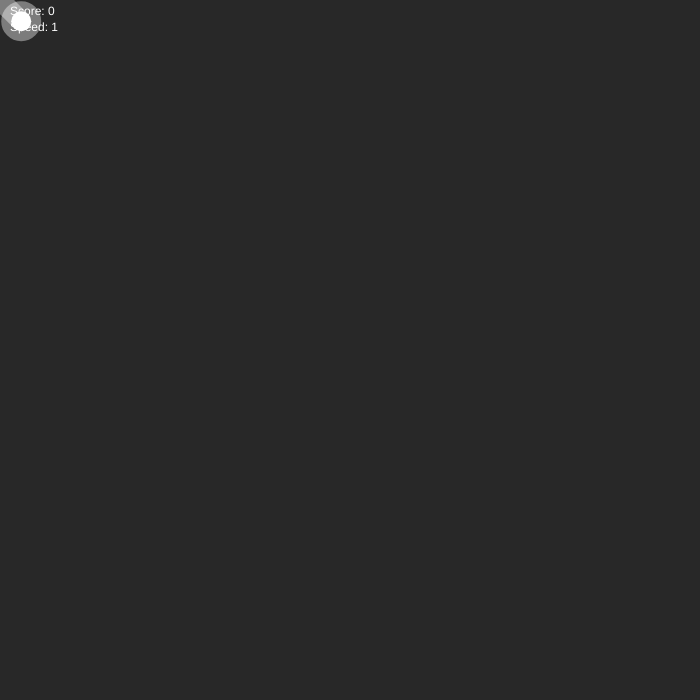
Frame 1 (no input)
Frame 60 (no input): identical to frame 1, image omitted
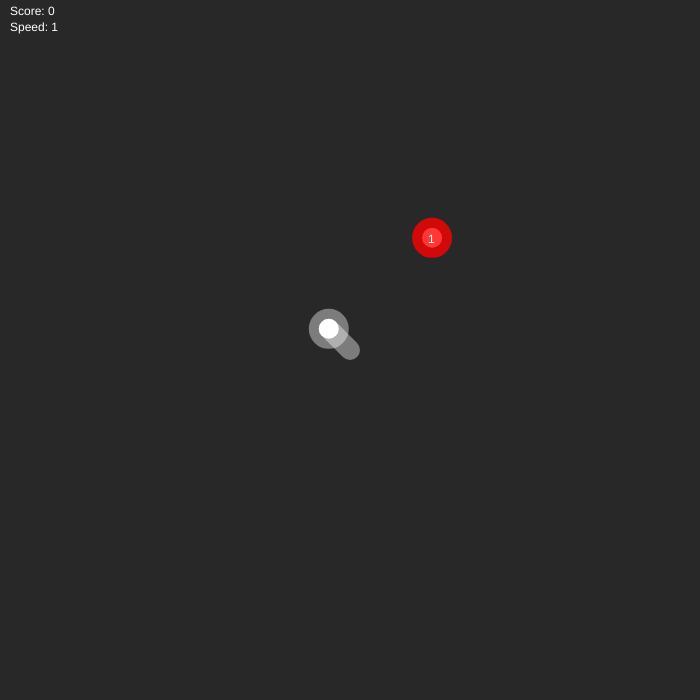
Frame 120 (the mouse pressed at the canvas centre since frame 60)

The p5.js sketch that drew these frames (run headless with seeded random() and noise() and a simulated clock; from frame 60 on, the mouse is pressed at the canvas centre):

// p5.js sketch
// ── sketch.js
let x = 100, ac = 1, y = 100, angle1 = 0.0, angle2 = 0.0, segLength = 30, posX = 100, posY = 100,
    enemies = null, time = 0, spd = 1, h = 1, score = 0, lose = false, hits = 0, shot = false;

class Enemy {
    constructor(tspeed, th) {
        this.x = random(700);
        this.y = random(700);
        this.speed = tspeed;
        this.maxHealth = th;
        this.health = this.maxHealth;
    }

    display() {
        stroke(255, 0, 0, 200);
        ellipse(this.x, this.y, 20, 20);
        noStroke();
        fill(255);
        text(this.health, this.x - 4, this.y + 5);
        stroke(255, 100);
    }

    move() {
        this.y += (mouseY - this.y) / 100 * this.speed;
        this.x += (mouseX - this.x) / 100 * this.speed;
    }
}

function setup() {
    createCanvas(700, 700);
    fill(255);
    enemies = [];
    strokeWeight(20.0);
    stroke(255, 100);
}

function draw() {
    background(40);
    frameRate(80);

    if (!lose) {
        difficultyChange();
        control();
        spawn();
        moveEnemies();
        display();
        checkLose();
        noStroke();
        text("Score: " + score, 10, 15);
        text("Speed: " + spd, 10, 31);
        stroke(255, 100);
        time++;
    } else {
        noStroke();
        text("YOU LOSE", 300, 300);
        text("SCORE: " + score, 300, 350);
    }
    shot = false;
}

function segment(x, y, a) {
    push();
    translate(x, y);
    rotate(a);
    line(0, 0, segLength, 0);
    pop();
}

function mousePressed() {
    shot = true;
}

function control() {
    dx = mouseX - x;
    dy = mouseY - y;
    angle1 = atan2(dy, dx);
    angle2 = atan2(y, x);
    x = mouseX - cos(angle1) * segLength;
    y = mouseY - sin(angle1) * segLength;

    posX = mouseX - cos(angle1) * 1000;
    posY = mouseY - sin(angle1) * 1000;

    segment(x, y, angle1);
    ellipse(x, y, 20, 20);
}

function spawn() {
    stroke(255, 0, 0, 100);
    if (time == 60) {
        time = 0;
        let unit = new Enemy(spd, h);
        enemies.push(unit);
        unit = null;
        ac++;
    }
    stroke(255, 100);
}

function display() {
    for (let i = 0; i < enemies.length; i++) {
        let unit = enemies[i];
        unit.display();
        unit = null;
    }
    if (shot) {
        strokeWeight(1.0);
        line(x, y, posX, posY);
        strokeWeight(20.0);
        atk();
    }
}

function moveEnemies() {
    for (let i = 0; i < enemies.length; i++) {
        let unit = enemies[i];
        unit.move();
        unit = null;
    }
}

function atk() {
    for (let i = 0; i < enemies.length; i++) {
        let unit = enemies[i];

        let check = path(unit.x, unit.y);
        if (check) {
            unit.health--;
            unit.display();
            if (unit.health <= 0) {
                unit = null;
                enemies.splice(i, 1);
                score += h;
            }
            score++;
        }
    }
}

function checkLose() {
    for (let i = 0; i < enemies.length; i++) {
        let unit = enemies[i];
        if (unit.x <= mouseX + 30 && unit.x >= mouseX - 30 &&
            unit.y <= mouseY + 30 && unit.y >= mouseY - 30) {
            lose = true;
        }
    }
}

function difficultyChange() {
    if (spd < 8 && ac >= 10) {
        spd = ac / 10;
    }
    if (h < 3 && ac >= 10) {
        h = int(ac / 10);
    }
}

function path(x, y) {
    let dx1, dy1, dx, dy, s, ab, res;

    dx1 = posX - mouseX;
    dy1 = posY - mouseY;

    dx = x - mouseX;
    dy = y - mouseY;

    s = dx1 * dy - dx * dy1;

    ab = Math.sqrt(dx1 * dx1 + dy1 * dy1);
    res = s / ab;

    if (Math.abs(res) < 10) return true;
    return false;
}
// ── contacts.html
<!DOCTYPE html>
<body lang="ru">

<head>
    <meta charset="UTF-8">
    <meta name="viewport" content="width=device-width, initial-scale=1.0">
    <title>Swat - Game</title>
    <link rel="stylesheet" href="styles.css">
</head>

<body>
    <header>
        <div class="header-wrapp">
            <a href="index.html" class="logo">SWAT</a>
            <div class="menu">
                <a href="description.html">Описание</a>
                <a href="screen.html">Скриншоты</a>
                <a href="game.html">Игра</a>
                <a href="contacts.html">Контакты</a>
            </div>
        </div>
    </header>
    <main class="main-contact">
        <div class="main-wrapp">
            <h1>Контактные данные разработчика игры <span>SWAT</span></h1>
            <div class="article">
                <article>
                    <p>Разработчик: Айдынов Искандер Эйнуллахович</p>
                    <p>Ссылка на социальную сеть:</p>
                    <a href="https://vk.com/iska1998" target="_blank">Написать разработчику</a>
                </article>
                <div class="autor__img">
                    <img src="img/profile.jpg">
                </div>
            </div>
        </div>
    </main>
</body>
</html>
// ── description.html
<!DOCTYPE html>
<body lang="ru">

<head>
    <meta charset="UTF-8">
    <meta name="viewport" content="width=device-width, initial-scale=1.0">
    <title>Swat - Game</title>
    <link rel="stylesheet" href="styles.css">
</head>

<body>
    <header>
        <div class="header-wrapp">
            <a href="index.html" class="logo">SWAT</a>
            <div class="menu">
                <a href="description.html">Описание</a>
                <a href="screen.html">Скриншоты</a>
                <a href="game.html">Игра</a>
                <a href="contacts.html">Контакты</a>
            </div>
        </div>
    </header>
    <main>
        <div class="main-wrapp">
            <h1>Описание управления игрой <span>SWAT</span></h1>
            <article>
                <p>Для управления <span>своим персонажем</span> используется компьютерная мышь, путем перемещения курсора по игровоу полю.</p>
                <p><span>Для выстрела</span> необходимо направить шар персонажа в сторону <span>вражеского юнита</span> и нажать на кнопку мыши</p>
                <p>Игровой персонаж обозначен белым цветом.</p>
                <p>Вражеские юниты представляют собой шары обозначенные <span>красным цветом</span>.</p>
                <p>Враги движутся в сторону игрового персонажа.</p>
                <p><span>Скорость движения</span> со временем <span>увеличивается</span>.</p>
                <p>Если хотя бы один <span>вражеский юнит</span> коснется игрового персонажа игра будет <span>проиграна</span>.</p>
            </article>
            <div class="offer">
                <p>Ниже приведены минимальные системные требования к ПК:</p>
                <ul>
                    <li>ОЗУ 512 МБ</li>
                    <li>Видеокарта 128 МБ</li>
                    <li>Поддержка JavaScript браузером</li>
                </ul>
                <a href="game.html">Играть</a>
            </div>
        </div>
    </main>
</body>
</html>
// ── game.html
<!DOCTYPE html>
<html lang="ru">
  <head>
    <script src="libs/p5/p5.min.js"></script>
    <script src="libs/p5/addons/p5.dom.min.js"></script>
    <script src="libs/popper.min.js"></script>
    <script src="libs/jquery-min.js"></script>
    <link rel="stylesheet" type="text/css" href="styles.css">
    <meta charset="utf-8" />

  </head>
  <body>
    <header>
        <div class="header-wrapp">
            <a href="index.html" class="logo">SWAT</a>
            <div class="menu">
                <a href="description.html">Описание</a>
                <a href="screen.html">Скриншоты</a>
                <a href="game.html">Игра</a>
                <a href="contacts.html">Контакты</a>
            </div>
        </div>
    </header>
    <script src="sketch.js"></script>
  </body>
</html>

// ── screen.html
<!DOCTYPE html>
<html lang="ru">

<head>
    <meta charset="UTF-8">
    <meta name="viewport" content="width=device-width, initial-scale=1.0">
    <title>Swat - Game</title>
    <link rel="stylesheet" href="styles.css">
</head>

<body>
    <header>
        <div class="header-wrapp">
            <a href="index.html" class="logo">SWAT</a>
            <div class="menu">
                <a href="description.html">Описание</a>
                <a href="screen.html">Скриншоты</a>
                <a href="game.html">Игра</a>
                <a href="contacts.html">Контакты</a>
            </div>
        </div>
    </header>
    <main>
        <div class="main-wrapp">
            <h1>Скриншоты игры <span>SWAT</span></h1>
            <div class="gallery">
                <img src="img/start.png" alt="swat-game">
                <img src="img/middle.png" alt="swat-game">
                <img src="img/failed4.png" alt="swat-game">
            </div>
        </div>
    </main>
</body>

</html>
// ── styles.css
body,
html {
    margin: 0;
    padding: 0;
    font-family: 'Calibri', sans-serif;
    font-weight: 300;
    box-sizing: border-box;
    background-color: #3c3c3c;
    color: white;
}

body {
    padding-bottom: 50px;
}

header {
    width: 100%;
    height: 150px;
}

.header-wrapp {
    width: 80%;
    height: 100%;
    margin: 0 auto;
    display: flex;
    justify-content: space-between;
    align-items: center;
}

.logo {
    font-weight: 300;
    font-size: 60px;
    color: white;
    text-decoration: none;
    line-height: 55%;
    border-bottom: 10px solid tomato;
    transition: 0.2s;
    -webkit-transition: 0.2s;
    -moz-transition: 0.2s;
    -ms-transition: 0.2s;
    -o-transition: 0.2s;
}

.logo:hover {
    color: tomato;
}

.menu {
    width: 60%;
    display: flex;
    justify-content: space-between;
}

.menu a {
    display: flex;
    align-items: center;
    justify-content: center;
    color: white;
    text-decoration: none;
    font-size: 24px;
    border-radius: 5px;
    width: 150px;
    height: 50px;
    transition: 0.2s;
    -webkit-transition: 0.2s;
    -moz-transition: 0.2s;
    -ms-transition: 0.2s;
    -o-transition: 0.2s;
    -webkit-border-radius: 5px;
    -moz-border-radius: 5px;
    -ms-border-radius: 5px;
    -o-border-radius: 5px;
}

.menu a:hover {
    background: tomato;
    color: #3c3c3c;
}

main {
    width: 100%;
}

/* .main-contact {
    display: flex;
    justify-content: space-between;
} */

.main-wrapp {
    display: flex;
    flex-direction: column;
    width: 80%;
    margin: 0 auto;
}

.main-wrapp h1 {
    font-size: 50px;
    font-weight: 400;
}

.main-wrapp h1 span {
    color: tomato;
}

.autor__img {
    border: 3px solid white;
    border-radius: 100%;
    margin: 50px;
    width: 400px;
    height: 400px;
    overflow: hidden;
    -webkit-border-radius: 100%;
    -moz-border-radius: 100%;
    -ms-border-radius: 100%;
    -o-border-radius: 100%;
}

.autor__img img {
    width: 100%;
    height: auto;
}

.article {
    display: flex;
    flex-wrap: wrap;
    justify-content: space-between;
}

article {
    font-size: 24px;
}

article span {
    color: tomato;
    font-weight: 400;
}

article a {
    display: flex;
    justify-content: center;
    align-items: center;
    width: 300px;
    height: 50px;
    border: 1px solid #4A76A8;
    border-radius: 5px;
    text-decoration: none;
    color: white;
    background-color: #4A76A8;
    -webkit-border-radius: 5px;
    -moz-border-radius: 5px;
    -ms-border-radius: 5px;
    -o-border-radius: 5px;
    transition: 0.2s;
    -webkit-transition: 0.2s;
    -moz-transition: 0.2s;
    -ms-transition: 0.2s;
    -o-transition: 0.2s;
}

article a:hover {
    border-color: #4A76A8;
    background: #224B7A;
}

.offer {
    display: flex;
    flex-direction: column;
    width: 100%;
    font-size: 24px;
}

.offer ul li {
    list-style: none;
}

.offer ul li:before {
    content: "";
    display: block;
    top: 20px;
    left: -20px;
    position: relative;
    border-radius: 100%;
    background-color: tomato;
    width: 10px;
    height: 10px;
    -webkit-border-radius: 100%;
    -moz-border-radius: 100%;
    -ms-border-radius: 100%;
    -o-border-radius: 100%;
}

.offer a {
    display: flex;
    align-items: center;
    justify-content: center;
    align-self: center;
    width: 150px;
    height: 50px;
    font-size: 28px;
    text-decoration: none;
    color: #3c3c3c;
    background-color: tomato;
    border-radius: 5px;
    border: 1px solid tomato;
    -webkit-border-radius: 5px;
    -moz-border-radius: 5px;
    -ms-border-radius: 5px;
    -o-border-radius: 5px;
    transition: 0.2s;
    -webkit-transition: 0.2s;
    -moz-transition: 0.2s;
    -ms-transition: 0.2s;
    -o-transition: 0.2s;
}

.offer a:hover {
    background-color: rgb(218, 81, 57);
}

.gallery {
    display: flex;
    width: 100%;
    flex-wrap: wrap;
    justify-content: space-between;
}

.gallery img {
    width: 32%;
    cursor: pointer;
    transition: 0.2s;
    -webkit-transition: 0.2s;
    -moz-transition: 0.2s;
    -ms-transition: 0.2s;
    -o-transition: 0.2s;
}

.gallery img:hover {
    transform: scale(1.1);
    -webkit-transform: scale(1.1);
    -moz-transform: scale(1.1);
    -ms-transform: scale(1.1);
    -o-transform: scale(1.1);
}

canvas {
    margin: 0 auto;
    display: block;
}
